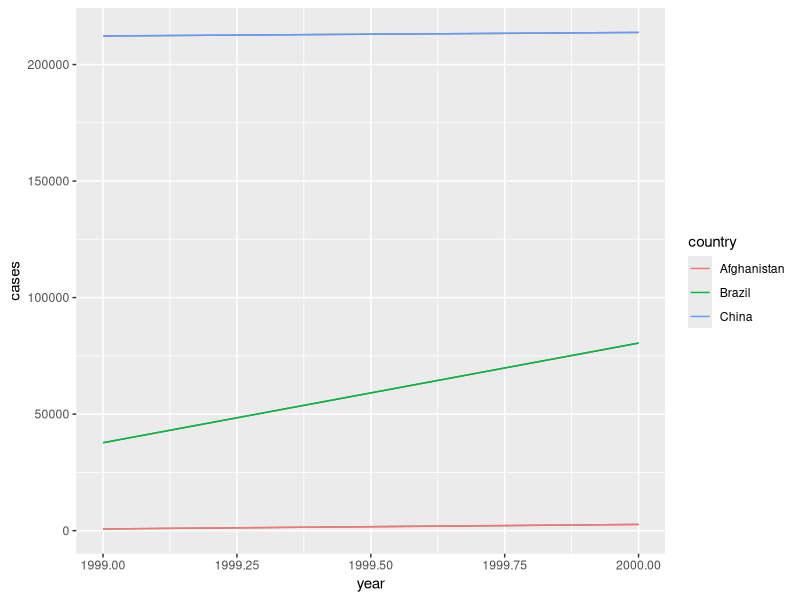

Here is the R script that generated this plot: (Note: this script raises an error after producing the figure.)
library(tidyverse)
table1 <- tibble(
  country=c('Afghanistan','Afghanistan','Brazil','Brazil','China','China'),
  year=c(1999,2000,1999,2000,1999,2000),
  cases=c(745,2666,37737,80488,212258,213766),
  population=c(19987071,20595360,172006362,174504898,1272915272,1280428583)
)
table1 %>% 
  count(year,wt=cases)

ggplot(table1,aes(year,cases))+
  geom_line(aes(group=country),color='grey50')+
  geom_line(aes(color=country))

tidy4a <- table4a %>% 
  gather('1999','2000',key='year',value = 'cases')

tidy4b <- table4b %>% 
  gather('1999','2000',key='year',value = 'population')

left_join(tidy4a,tidy4b)

spread(table2,key = type,value = count)

table3 %>% 
  separate(rate,into=c('cases','population'))

table5 %>% unite(new,century,year)
table5 %>% unite(new,century,year,sep='')

stocks <- tibble(
  year
  = c(2015, 2015, 2015, 2015, 2016, 2016, 2016),
  qtr
  = c(
    1,
    2,
    3,
    4,
    2,
    3,
    4),
  return = c(1.88, 0.59, 0.35,
             NA, 0.92, 0.17, 2.66)
)

stocks %>% 
  spread(year,return)

stocks %>% 
  spread(year,return) %>% 
  gather(year,return,'2015':'2016',na.rm = T)

stocks %>% 
  complete(year,qtr)

treatment <- tribble(
  ~ person,            ~treatment, ~response,
  "Derrick Whitmore", 1,             7,
  NA,                 2,             10,
  NA,                 3,             9,
  "Katherine Burke",  1,             4
)

treatment %>% 
  fill(person)

View(who)

who1 <- who %>% 
  gather(new_sp_m014:newrel_f65,key='key',value = 'cases',na.rm = T)

who1 %>% 
  count(key)

who2 <- who1%>% 
  mutate(key=stringr::str_replace(key,'newrel','new_rel'))

who3 <- who2%>% 
  separate(key,c('new','type','sexage'),sep='_')
who3 %>% 
  count(new)

who4 <- who3 %>% 
  select(-new,-iso2,-iso3)

who %>% 
  gather(code,value,new_sp_m014:newrel_f65,na.rm = T) %>% 
  mutate(code=stringr::str_replace(code,'newrel','new_rel')) %>% 
  separate(code,c('new','var','sexage')) %>% 
  select(c(-new,-iso2,-iso3)) %>% 
  separate(sexage,c('sex','age'),sep=1)

View(airports)
flights2 %>% 
  left_join(airports,c('dest'='faa'))

flights2 %>% 
  left_join(airports,c('origin'='faa'))

View(flights)
top_dest <- flights %>% 
  count(dest,sort = T) %>% 
  head(10)
flights %>% 
  filter(dest  %in%  top_dest$dest)

flights %>% 
  semi_join(top_dest)

flights %>% 
  anti_join(planes,by='tailnum') %>% 
  count(tailnum,sort = T)

airports %>% 
  count(alt,lon) %>% 
  filter(n>1)
